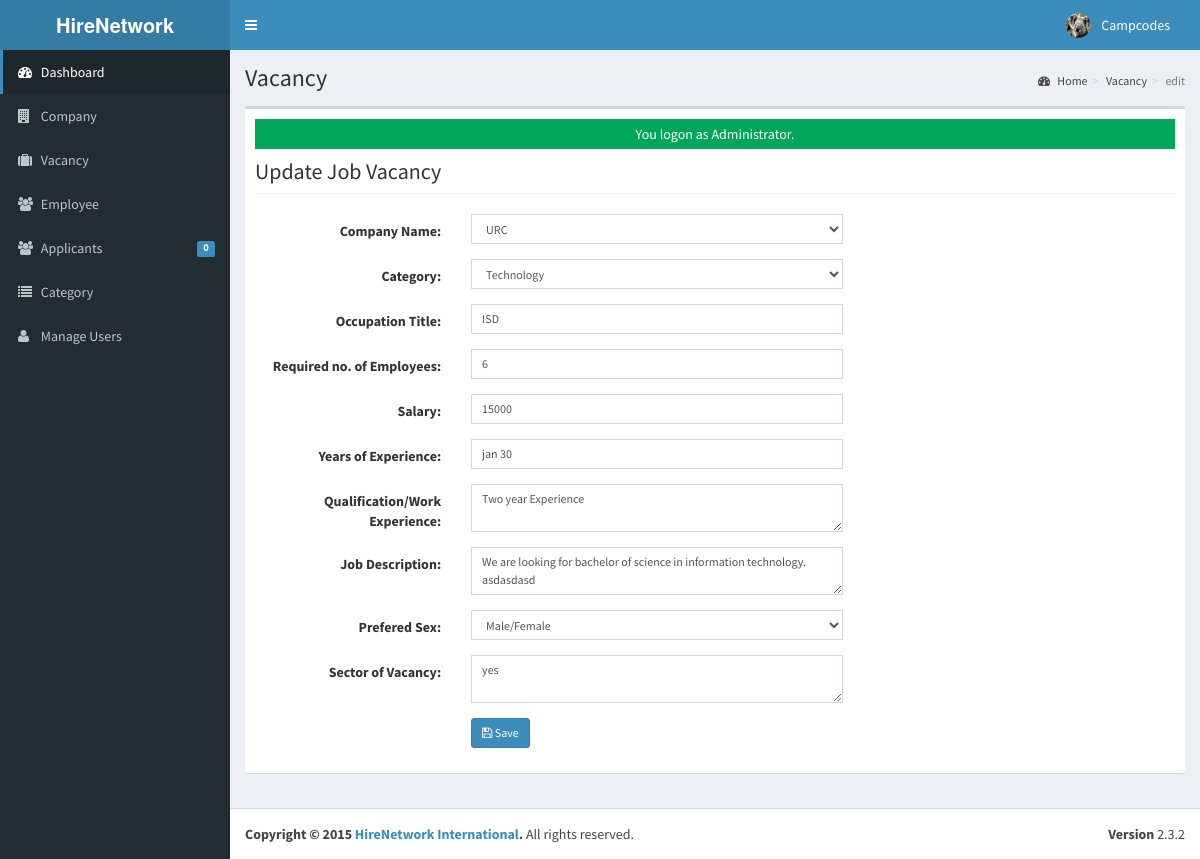
Screenshot of /admin/vacancy/index.php?view=edit&id=1 (signed in) with the database file from the repository.
### tables this page shows
CREATE TABLE `tblusers` (
  `USERID` varchar(30) NOT NULL,
  `FULLNAME` varchar(40) NOT NULL,
  `USERNAME` varchar(90) NOT NULL,
  `PASS` varchar(90) NOT NULL,
  `ROLE` varchar(30) NOT NULL,
  `PICLOCATION` varchar(255) NOT NULL
);

CREATE TABLE `tbljob` (
  `JOBID` int(11) NOT NULL,
  `COMPANYID` int(11) NOT NULL,
  `CATEGORY` varchar(250) NOT NULL,
  `OCCUPATIONTITLE` varchar(90) NOT NULL,
  `REQ_NO_EMPLOYEES` int(11) NOT NULL,
  `SALARIES` double NOT NULL,
  `DURATION_EMPLOYEMENT` varchar(90) NOT NULL,
  `QUALIFICATION_WORKEXPERIENCE` text NOT NULL,
  `JOBDESCRIPTION` text NOT NULL,
  `PREFEREDSEX` varchar(30) NOT NULL,
  `SECTOR_VACANCY` text NOT NULL,
  `JOBSTATUS` varchar(90) NOT NULL,
  `DATEPOSTED` datetime NOT NULL
);

### admin/vacancy/index.php (called while the page is built, shortened)
<?php
require_once("../../include/initialize.php");
$title="Vacancy";
require_once ("../theme/templates.php");
?>

### include/database.php (called while the page is built, shortened)
<?php
class Database {
	var $sql_string = '';
	private $conn;
	public function open_connection() {
		$this->conn = mysqli_connect(server,user,pass);
		if(!$this->conn){
			echo "Problem in database connection! Contact administrator!";
			exit();
		}else{
			$db_select = mysqli_select_db($this->conn,database_name);
		}
	}
	function setQuery($sql='') {
		$this->sql_string=$sql;
	}
	function executeQuery() {
		$result = mysqli_query($this->conn,$this->sql_string);
		return $result;
	}
	private function confirm_query($result) {
		return $result;
	}
	function loadResultList( $key='' ) {
		$cur = $this->executeQuery();
		$array = array();
		while ($row = mysqli_fetch_object($cur)) {
			if ($key) {
				$array[$row->$key] = $row;
			} else {
				$array[] = $row;
			}
		}
		return $array;
	}
	function loadSingleResult() {
		$cur = $this->executeQuery();
		while ($row = mysqli_fetch_object($cur)) {
		return $data = $row;
		}
	}
}
$mydb = new Database();
?>

### include/accounts.php (called while the page is built, shortened)
<?php
require_once(LIB_PATH.DS.'database.php');
class User {
	protected static  $tblname = "tblusers";
	function single_user($id=""){
			global $mydb;
			$mydb->setQuery("SELECT * FROM ".self::$tblname."
				Where USERID= '{$id}' LIMIT 1");
			$cur = $mydb->loadSingleResult();
			return $cur;
	}
}
?>

### include/function.php (called while the page is built, shortened)
<?php
function currentpage(){
		$this_page = $_SERVER['SCRIPT_NAME'];
	    $bits = explode('/',$this_page);
		 return $bits[3];
	}
		?>

### include/job.php (called while the page is built, shortened)
<?php
require_once(LIB_PATH.DS.'database.php');
class Jobs {
	protected static  $tblname = "tbljob";
	function single_job($id=""){
			global $mydb;
			$mydb->setQuery("SELECT * FROM ".self::$tblname."
				Where JOBID= '{$id}' LIMIT 1");
			$cur = $mydb->loadSingleResult();
			return $cur;
	}
}
?>

### admin/vacancy/edit.php (the view, shortened to what this page needs)
<?php
  $jobid = $_GET['id'];
  $job = New Jobs();
  $res = $job->single_job($jobid);
?>
<form class="form-horizontal span6" action="controller.php?action=edit" method="POST">
  <div class="row">
                   <div class="col-lg-12">
                      <h1 class="page-header">Update Job Vacancy</h1>
                    </div>
                 </div>
                 <div class="form-group">
                    <div class="col-md-8">
                      <label class="col-md-4 control-label" for=
                      "COMPANYNAME">Company Name:</label>
                      <div class="col-md-8">
                        <select class="form-control input-sm" id="COMPANYID" name="COMPANYID">
                          <?php
                            $sql ="Select * From tblcompany WHERE COMPANYID=".$res->COMPANYID;
                            $mydb->setQuery($sql);
                            $result  = $mydb->loadResultList();
                            foreach ($result as $row) {
                              echo '<option SELECTED value='.$row->COMPANYID.'>'.$row->COMPANYNAME.'</option>';
                            }
                            $sql ="Select * From tblcompany WHERE COMPANYID!=".$res->COMPANYID;
                            $mydb->setQuery($sql);
                          ?>
                        </select>
                      </div>
                    </div>
                  </div>
                  <div class="form-group">
                    <div class="col-md-8">
                      <label class="col-md-4 control-label" for=
                      "CATEGORY">Category:</label>
                      <div class="col-md-8">
                        <select class="form-control input-sm" id="CATEGORY" name="CATEGORY">
                          <?php
                            $sql ="SELECT * FROM `tblcategory` WHERE CATEGORY='".$res->CATEGORY."'";
                            $mydb->setQuery($sql);
                            $cur  = $mydb->loadResultList();
                            foreach ($cur as $result) {
                              echo '<option SELECTED value='.$result->CATEGORYID.'>'.$result->CATEGORY.'</option>';
                            }
                          ?>
                        </select>
                      </div>
                    </div>
                  </div>
                  <div class="form-group">
                    <div class="col-md-8">
                      <label class="col-md-4 control-label" for=
                      "OCCUPATIONTITLE">Occupation Title:</label>
                      <div class="col-md-8">
                         <input class="form-control input-sm" id="OCCUPATIONTITLE" name="OCCUPATIONTITLE" placeholder="Occupation Title"   autocomplete="none" value="<?php echo $res->OCCUPATIONTITLE; ?>"/>
                      </div>
                    </div>
                  </div>
                    <div class="form-group">
                    <div class="col-md-8">
                      <label class="col-md-4 control-label" for=
                      "REQ_NO_EMPLOYEES">Required no. of Employees:</label>
                      <div class="col-md-8">
                         <input class="form-control input-sm" id="REQ_NO_EMPLOYEES" name="REQ_NO_EMPLOYEES" placeholder="Required no. of Employees"   autocomplete="none" value="<?php echo $res->REQ_NO_EMPLOYEES ?>"/>
                      </div>
                    </div>
                  </div>
                  <div class="form-group">
                    <div class="col-md-8">
                      <label class="col-md-4 control-label" for=
                      "SALARIES">Salary:</label>
                      <div class="col-md-8">
                         <input class="form-control input-sm" id="SALARIES" name="SALARIES" placeholder="Salary"   autocomplete="none" value="<?php echo $res->SALARIES ?>"/>
                      </div>
                    </div>
                  </div>
                  <div class="form-group">
                    <div class="col-md-8">
                      <label class="col-md-4 control-label" for=
                      "DURATION_EMPLOYEMENT">Years of Experience:</label>
                      <div class="col-md-8">
                         <input class="form-control input-sm" id="DURATION_EMPLOYEMENT" name="DURATION_EMPLOYEMENT" placeholder="Years of Experience"   autocomplete="none" value="<?php echo $res->DURATION_EMPLOYEMENT ?>"/>
                      </div>
                    </div>
                  </div>
                  <div class="form-group">
                    <div class="col-md-8">
                      <label class="col-md-4 control-label" for=
                      "QUALIFICATION_WORKEXPERIENCE">Qualification/Work Experience:</label>
                      <div class="col-md-8">
                        <textarea class="form-control input-sm" id="QUALIFICATION_WORKEXPERIENCE" name="QUALIFICATION_WORKEXPERIENCE" placeholder="Qualification/Work Experience"   autocomplete="none" ><?php echo $res->QUALIFICATION_WORKEXPERIENCE ?></textarea>
                      </div>
                    </div>
                  </div>
                  <div class="form-group">
                    <div class="col-md-8">
                      <label class="col-md-4 control-label" for=
                      "JOBDESCRIPTION">Job Description:</label>
                      <div class="col-md-8">
                        <textarea class="form-control input-sm" id="JOBDESCRIPTION" name="JOBDESCRIPTION" placeholder="Job Description"   autocomplete="none"><?php echo $res->JOBDESCRIPTION ?></textarea>
                      </div>
                    </div>
                  </div>
                 <div class="form-group">
                    <div class="col-md-8">
                      <label class="col-md-4 control-label" for=
                      "PREFEREDSEX">Prefered Sex:</label>
                      <div class="col-md-8">
                          <select class="form-control input-sm" id="PREFEREDSEX" name="PREFEREDSEX">
                           <option <?php echo ($res->PREFEREDSEX=='Male/Female') ? "SELECTED" :"" ?>>Male/Female</option>
                        </select>
                      </div>
                    </div>
                  </div>
                  <div class="form-group">
                    <div class="col-md-8">
                      <label class="col-md-4 control-label" for=
                      "SECTOR_VACANCY">Sector of Vacancy:</label>
                      <div class="col-md-8">
                        <textarea class="form-control input-sm" id="SECTOR_VACANCY" name="SECTOR_VACANCY" placeholder="Sector of Vacancy"   autocomplete="none"><?php echo $res->SECTOR_VACANCY ?></textarea>
                      </div>
                    </div>
                  </div>
                  <div class="form-group">
                    <div class="col-md-8">
                      <label class="col-md-4 control-label" for=
                      "idno"></label>
                      <div class="col-md-8">
                         <button class="btn btn-primary btn-sm" name="save" type="submit" ><span class="fa fa-save fw-fa"></span> Save</button>
                     </div>
                    </div>
                  </div>
</form>

### admin/theme/templates.php (shortened to what this page needs)
<!DOCTYPE html>
<html>
    <head>
        <link rel="stylesheet" href="<?php echo web_root;?>bootstrap/css/bootstrap.min.css">
        <link rel="stylesheet" href="<?php echo web_root;?>plugins/font-awesome/css/font-awesome.min.css">
        <link rel="stylesheet" href="<?php echo web_root;?>dist/css/AdminLTE.min.css">
        <link rel="stylesheet" href="<?php echo web_root;?>dist/css/skins/_all-skins.min.css">
        <link rel="stylesheet" href="<?php echo web_root;?>plugins/iCheck/flat/blue.css">
        <link rel="stylesheet" href="<?php echo web_root;?>plugins/morris/morris.css">
        <link rel="stylesheet" href="<?php echo web_root;?>plugins/jvectormap/jquery-jvectormap-1.2.2.css">
        <link href="<?php echo web_root; ?>plugins/datepicker/bootstrap-datetimepicker.min.css" rel="stylesheet" media="screen">
        <link rel="stylesheet" href="<?php echo web_root;?>plugins/dataTables/jquery.dataTables.min.css">
        <link rel="stylesheet" href="<?php echo web_root;?>plugins/bootstrap-wysihtml5/bootstrap3-wysihtml5.min.css">
    </head>
 <body class="hold-transition skin-blue fixed sidebar-mini">
<div class="wrapper">
  <header class="main-header">
    <a href="<?php echo web_root;?>/admin/" class="logo">
      <span class="logo-lg"><b>HireNetwork International</b></span>
    </a>
    <nav class="navbar navbar-static-top" role="navigation">
      <a href="#" class="sidebar-toggle" data-toggle="offcanvas" role="button">
      </a>
      <div class="navbar-custom-menu">
        <ul class="nav navbar-nav">
          <?php
              $user = New User();
              $singleuser = $user->single_user($_SESSION['ADMIN_USERID']);
          ?>
          <li class="dropdown user user-menu" style="padding-right: 15px;"  >
            <a href="#" class="dropdown-toggle" data-toggle="dropdown">
              <img src="<?php echo web_root.'admin/user/'. $singleuser->PICLOCATION;?>" class="user-image" alt="User Image">
              <span class="hidden-xs"><?php echo $singleuser->FULLNAME; ?></span>
            </a>
          </li>
        </ul>
      </div>
    </nav>
  </header>
  <aside class="main-sidebar">
    <section class="sidebar">
      <ul class="sidebar-menu">
        <li  class="<?php echo (currentpage() == 'index.php') ? "active" : false;?>" >
          <a href="<?php echo web_root ;?>admin/">
            <i class="fa fa-dashboard"></i> <span>Dashboard</span>
          </a>
        </li>
        <li class="<?php echo (currentpage() == 'company') ? "active" : false;?>" >
          <a href="<?php echo web_root ;?>admin/company/">
            <i class="fa fa-building"></i> <span>Company</span>
          </a>
        </li>
        <li class="<?php echo (currentpage() == 'vacancy') ? "active" : false;?>" >
          <a href="<?php echo web_root ;?>admin/vacancy/">
            <i class="fa fa-suitcase"></i> <span>Vacancy</span>
          </a>
        </li>
        <li class="<?php echo (currentpage() == 'employee') ? "active" : false;?>" >
          <a href="<?php echo web_root ;?>admin/employee/">
            <i class="fa fa-users"></i> <span>Employee</span>
          </a>
        </li>
        <li class="<?php echo (currentpage() == 'applicants') ? "active" : false;?>" >
          <a href="<?php echo web_root ;?>admin/applicants/">
            <i class="fa fa-users"></i> <span>Applicants</span>
            <span class="label label-primary pull-right">
              <?php
                $sql = "SELECT count(*) as 'APPL' FROM `tbljobregistration` WHERE `PENDINGAPPLICATION`=1";
                $mydb->setQuery($sql);
                $pending = $mydb->loadSingleResult();
                echo $pending->APPL;
              ?>
            </span>
          </a>
        </li>
        <li class="<?php echo (currentpage() == 'category') ? "active" : false;?>" >
          <a href="<?php echo web_root ;?>admin/category/">
            <i class="fa fa-list"></i> <span>Category</span>
          </a>
        </li>
         <li class="<?php echo (currentpage() == 'user') ? "active" : false;?>">
          <a href="<?php echo web_root; ?>admin/user/">
            <i class="fa fa-user"></i> <span>Manage Users</span> </a>
        </li>
      </ul>
    </section>
  </aside>
  <div class="content-wrapper">
  <section class="content-header">
      <h1>
        <?php echo isset($title) ? $title : ''; ?>
      </h1>
      <ol class="breadcrumb">
        <?php
          if ($title!='Home') {
            $active_title = '';
            if (isset($_GET['view'])) {
              $active_title = '<li class='.$active_title.'><a href="index.php">'.$title.'</a></li>';
            }else{
              $active_title = '<li class='.$active_title.'>'.$title.'</li>';
            }
            echo '<li><a href='.web_root.'admin/><i class="fa fa-dashboard"></i> Home</a></li>';
            echo  $active_title;
            echo  isset($_GET['view']) ? '<li class="active">'.$_GET['view'].'</li>' : '';
          }
        ?>
      </ol>
    </section>
         <section class="content">
          <div class="row">
            <div class="col-xs-12">
              <div class="box">
                <div class="box-body">
              <?php
               require_once $content;
               ?>
             </div>
             </div>
           </div>
         </div>
         </section>
 </div>
  <footer class="main-footer">
    <div class="pull-right hidden-xs">
      <b>Version</b> 2.3.2
    </div>
    <strong>Copyright &copy; 2015 <a href="#">HireNetwork International</a>.</strong> All rights
    reserved.
  </footer>
    </body>
</html>

### rows the page displays
tblusers: PICLOCATION (picture), FULLNAME "Campcodes"
tbljob: OCCUPATIONTITLE "ISD", REQ_NO_EMPLOYEES "6", SALARIES "15000", DURATION_EMPLOYEMENT "jan 30", QUALIFICATION_WORKEXPERIENCE "Two year Experience", JOBDESCRIPTION "We are looking for bachelor of science in information technology. asdasdasd", SECTOR_VACANCY "yes"

### other values shown
$pending->APPL "0"
$title "Vacancy"
$_GET['view'] "edit"
$_SESSION['message'] "You logon as Administrator."
form field COMPANYID "URC"
form field CATEGORY "Technology"
